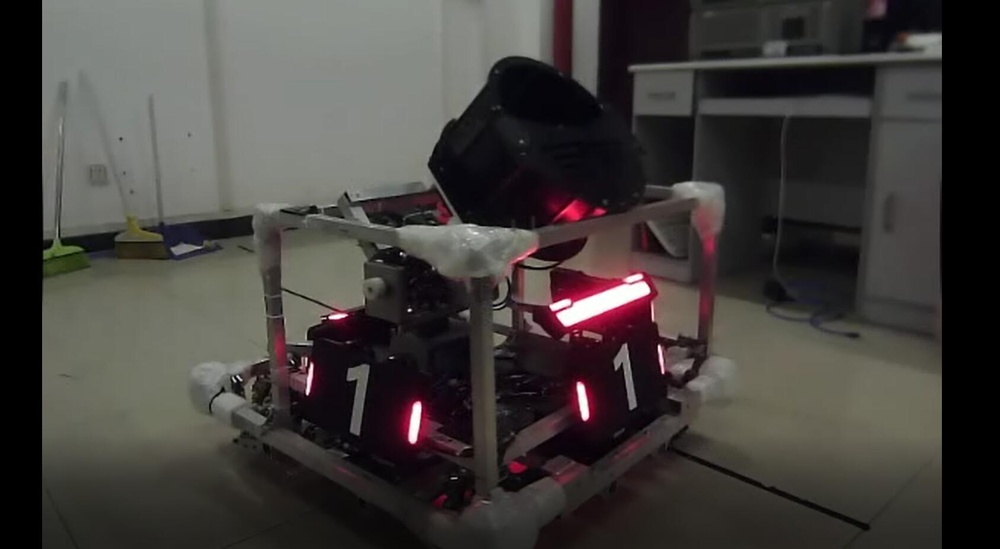
//> input picture Deom_1/1.jpg, 1000 x 549 px, shrunk from 1687 x 927 before the run, given in place of 123.avi, which was not available
$ ./main   (built with g++ and OpenCV 4)
//> lines starting //> are read from the running program, lines starting //| are printed output that depends on the picture; after the words box and inside, x2 and y2 are one past the last pixel; in counts of white or black regions, pixels touching at a corner belong together; pictures that were not available may be replaced by others from this repository, and a replacement may not be noted
#include "opencv2/highgui/highgui.hpp"
#include "opencv2/imgproc/imgproc.hpp"
//#include <math.h>
#include <iostream>


using namespace std;
using namespace cv;


int main()
{

    double heights[16];
    int hi = 0;
    VideoCapture capture("123.avi");
    //VideoCapture capture(1);
    Mat frame, binary;
	//frame=imread("3");
    RotatedRect RA[16], R[16];       //旋转矩形


    for(;;)
    {
        capture>> frame;
//> frame is the input picture: 549 rows x 1000 cols, CV_8UC3; mean B, G, R 59.8, 62.5, 66.3
        frame.copyTo(binary);

        cvtColor(frame,frame,COLOR_BGR2GRAY);
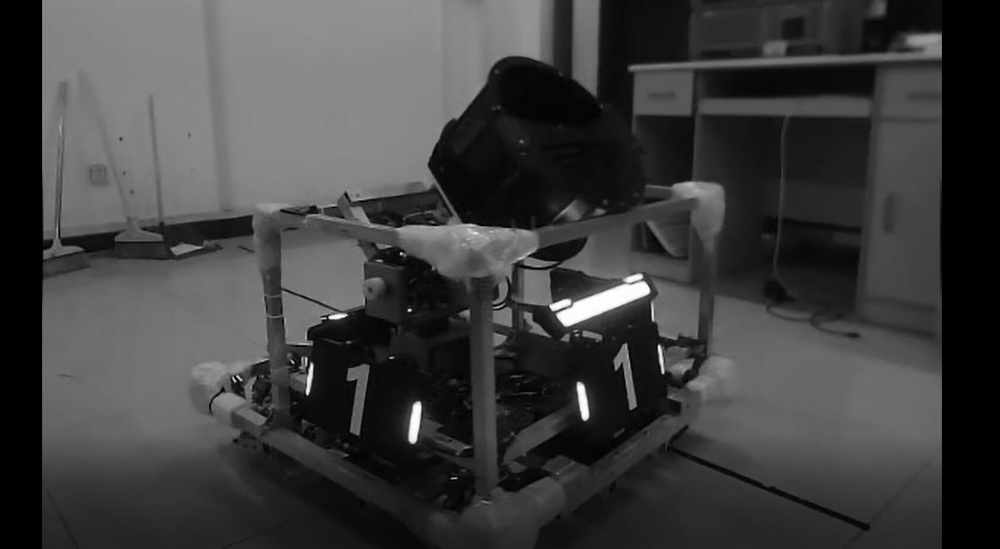
//> frame: 549 rows x 1000 cols, CV_8UC1; min 0, max 255, mean 63.3
		blur(frame, frame, Size(5, 5));
		inRange(frame,Scalar(200,0,0),Scalar(255,255,255),frame);
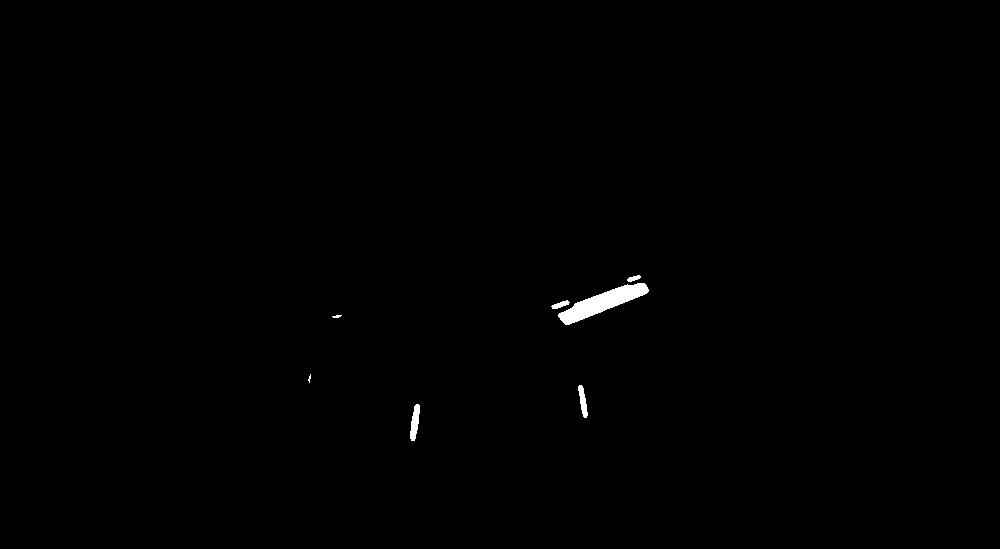
//> frame: 549 rows x 1000 cols, CV_8UC1; 0.37% white; 7 white regions (1 under 20 px), largest, box (x1, y1, x2, y2) and area: (558, 283, 649, 325) 1463, (410, 404, 420, 441) 236, (578, 385, 588, 418) 179, (551, 300, 570, 309) 87, (627, 275, 641, 282) 58, (332, 315, 342, 318) 21
        //threshold(frame, frame, 200, 255,cv::THRESH_BINARY);//调阈值就差不多了
		dilate(frame, frame, Mat(), Point(-1,-1), 3);   //图像膨胀
		erode(frame, frame, Mat(), Point(-1,-1), 1);

		Canny(frame,frame,3,9,3);
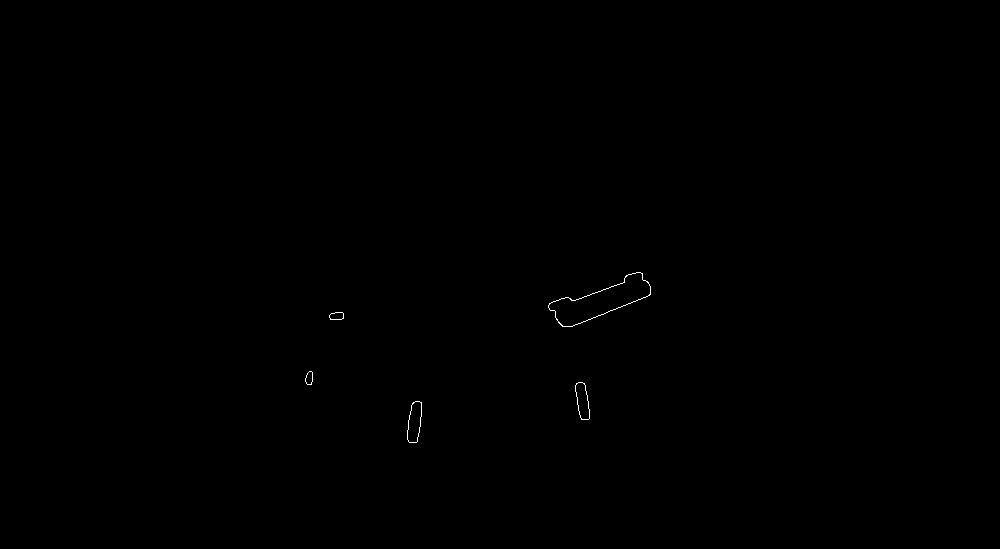
//> frame: 549 rows x 1000 cols, CV_8UC1; 0.09% white in thin lines or dots, all inside (x1, y1, x2, y2) = (305, 272, 651, 443)
        vector<vector<Point>> contours;
        imshow("input",frame);
		// 找到阈值图像中的所有轮廓
        findContours(frame, contours, RETR_LIST, CHAIN_APPROX_NONE);
//> contours = 10 contours; largest, box (x1, y1, x2, y2) and area: (548, 272, 651, 327) 2366, (548, 272, 651, 327) 2352, (407, 401, 422, 443) 436, (407, 401, 422, 443) 434, (575, 382, 590, 420) 364


        for (size_t i = 0; i < contours.size(); i++)
		{

            vector<Point> points_1;
            double area = contourArea(contours[i]);   //获取轮廓的面积
            if (area < 20 || 1e3 < area) continue;    //限定面积范围
            drawContours(frame, contours, static_cast<int>(i), Scalar(0), 4);  //绘制轮廓

            double high_1;
            points_1 = contours[i];

            RotatedRect rrect = fitEllipse(points_1);
            Point2f* vertices = new Point2f[4];                              //得出每个灯条的顶点坐标
            rrect.points(vertices);


               for (int j = 0; j < 4; j++)
                {
                    //line(binary, vertices[j], vertices[(j + 1) % 4], Scalar(0, 255, 0),4);  //圈出所绘制的轮廓

                }


             high_1 = rrect.size.height;         //矩形模板的高度

			// cout<<high<<endl;
             for(int j = 1;j < contours.size();j++)
			 {

                 vector<Point> points_2;
                 double area = contourArea(contours[j]);
                 if (area < 20 || 1e3 < area) continue;


                 double high_2, distance;
                 double slop ;
                 points_2 = contours[j];

                 RotatedRect rrectA = fitEllipse(points_2);

                 slop = abs(rrect.angle - rrectA.angle);     //计算角度差绝对值

                 high_2 = rrectA.size.height;
                 distance  =sqrt((rrect.center.x-rrectA.center.x)*(rrect.center.x-rrectA.center.x)+
                                 (rrect.center.y-rrectA.center.y)*(rrect.center.y-rrectA.center.y));    //质心距离


                 double max_height, min_height;
                 if(rrect.size.height > rrectA.size.height){
                     max_height = rrect.size.height;
                     min_height = rrectA.size.height;
                 }
                 else{
                     max_height = rrectA.size.height;
                     min_height = rrect.size.height;
                 }

                 double line_x = abs(rrect.center.x-rrectA.center.x);                //相邻灯条质心的距离x（绝对值）
                 double difference = max_height - min_height;                        //高的灯条的高度差
                 double aim =   distance/((high_1+high_2)/2);                        //相邻灯条的高度差
                 double difference3 = abs(rrect.size.width -rrectA.size.width);
                 double height = (rrect.size.height+rrectA.size.height)/200;
                 double slop_low = abs(rrect.angle + rrectA.angle)/2;


                 if( aim < 5.0-height && aim > 3.2 - height && slop <= 7 && difference <=15 && difference3 <= 8 &&(slop_low <= 30 || slop_low >=150) && line_x >0.7*distance)

				 {
					 //符合条件则识别为装甲板
                     heights[hi] = (rrect.size.height+rrectA.size.height)/2;
                     R[hi] = rrect;
                     RA[hi] = rrectA;
                     hi++;
					cout<<"rrect="<<rrect.center.x<<endl;
					cout<<"rrectA="<<rrectA.center.x<<endl;

                 }
             }
        }
//> this loop made 10 passes
//> area on passes 9 to 10: 2352.5, 2366
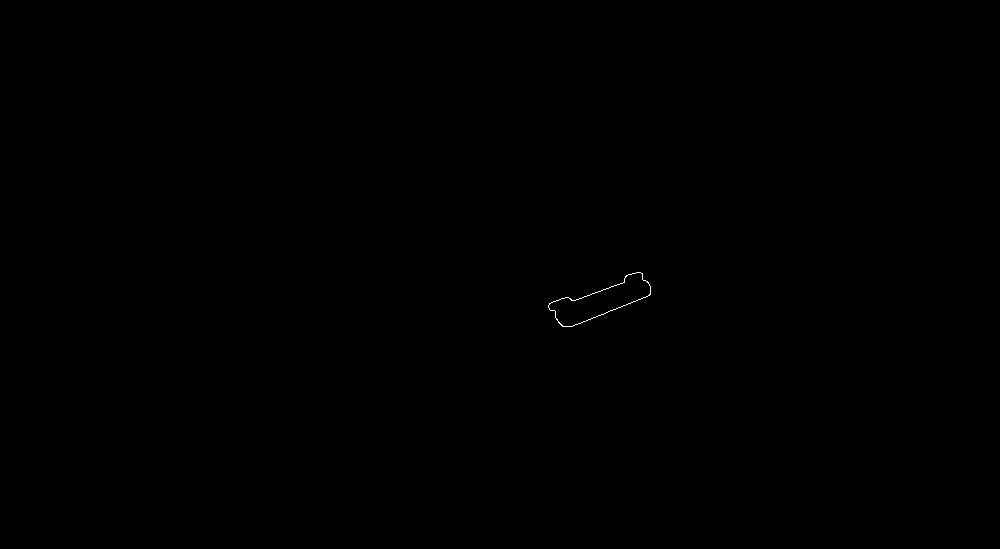
//> frame: 549 rows x 1000 cols, CV_8UC1; 0.04% white in thin lines or dots, all inside (x1, y1, x2, y2) = (548, 272, 651, 327)
//> after the loop, heights = [0, 0, 0, 0, 0, 0, 0, 0, 0, 0, 0, 0, 0, 0, 0, 0]; R = 16 RotatedRects (x, y, width, height, angle), first 8: [0, 0, 0, 0, 0], [0, 0, 0, 0, 0], [0, 0, 0, 0, 0], [0, 0, 0, 0, 0], [0, 0, 0, 0, 0], [0, 0, 0, 0, 0], [0, 0, 0, 0, 0], [0, 0, 0, 0, 0]; RA has the same summary as R; hi = 0


        double max = 0;
        int mark;
        for(int i = 0;i < hi;i++){

                mark = i;
            //rectangle(binary,Point(R[mark].center.x,R[mark].center.y+25),Point(RA[mark].center.x,RA[mark].center.y-25),Scalar(0,255,0),2);//绘制矩形
			circle(binary,Point((R[mark].center.x+RA[mark].center.x)/2,(R[mark].center.y+RA[mark].center.y)/2),2,Scalar(0,0,255),2);		//绘制出中心坐标的点
        }
//> this loop made 0 passes
        if(hi != 0){
            //circle(binary,Point((R[mark].center.x+RA[mark].center.x)/2,(R[mark].center.y+RA[mark].center.y)/2),2,Scalar(0,0,255),2);

			rectangle(binary,Point(R[mark].center.x,R[mark].center.y+25),Point(RA[mark].center.x,RA[mark].center.y-25),Scalar(0,255,0),2);//绘制矩形
		}


        imshow("result",binary);
        waitKey(10);

        hi = 0;

    }
	system("pause");
   return 0;
}

$ run again, on Deom_1/3.png
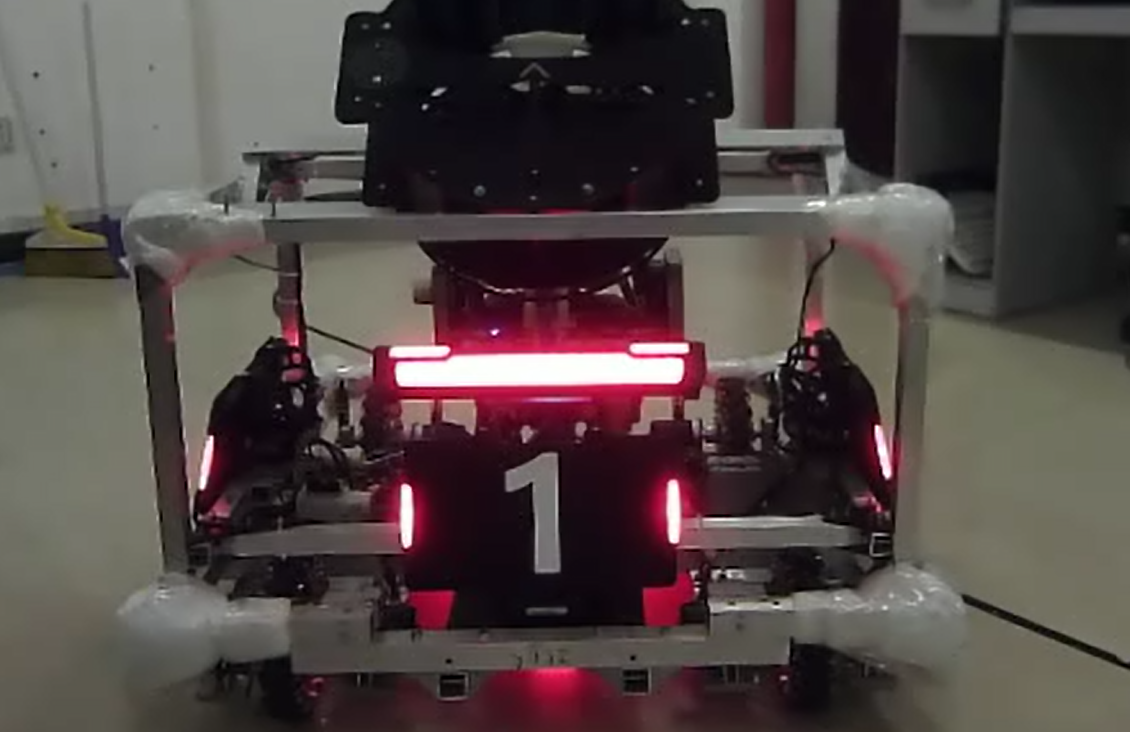
//> input picture Deom_1/3.png, 1130 x 732 px, given in place of 123.avi, which was not available
//> frame is the input picture: 732 rows x 1130 cols, CV_8UC3; mean B, G, R 68.8, 70.4, 81
//> contours = 18 contours; largest, box (x1, y1, x2, y2) and area: (388, 341, 690, 387) 10767, (388, 341, 690, 387) 10755, (665, 479, 682, 544) 888, (665, 479, 682, 544) 885, (398, 483, 414, 548) 836
//> the loop `for (size_t i = 0; i < contours.size(); i++)` made 18 passes
//> after the loop `for (size_t i = 0; i < contours.size(); i++)`:
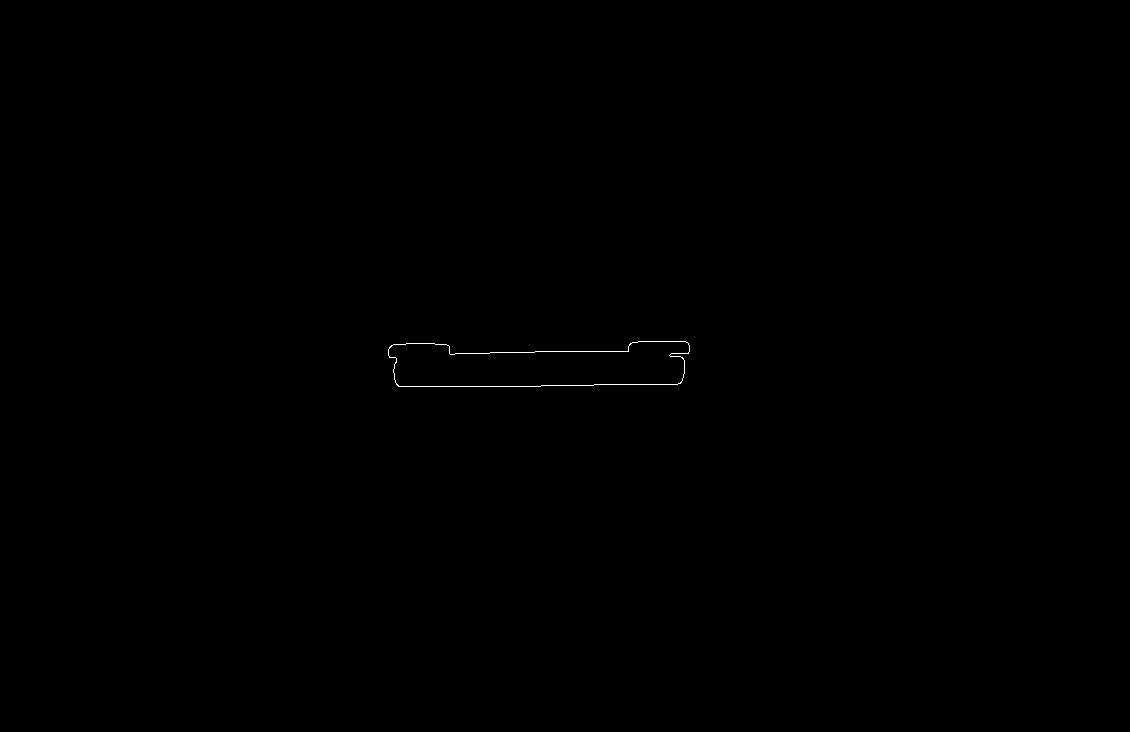
//> frame: 732 rows x 1130 cols, CV_8UC1; 0.09% white in thin lines or dots, all inside (x1, y1, x2, y2) = (388, 341, 690, 387)
//> after the loop `for (size_t i = 0; i < contours.size(); i++)`: heights = [74.23, 74.55, 74.51, 74.83, 74.51, 74.83, 0, 0, 0, 0, 0, 0, 0, 0, 0, 0]; R = 16 RotatedRects (x, y, width, height, angle), first 8: [405.7, 514.8, 15.14, 74.03, 179.6], [405.7, 514.8, 15.14, 74.03, 179.6], [405.7, 514.8, 15.13, 74.6, 179.6], [405.7, 514.8, 15.13, 74.6, 179.6], [672.8, 511.4, 16.03, 74.43, 178.7], [672.8, 511.4, 16.01, 75.07, 178.7], [0, 0, 0, 0, 0], [0, 0, 0, 0, 0]; RA = 16 RotatedRects (x, y, width, height, angle), first 8: [672.8, 511.4, 16.03, 74.43, 178.7], [672.8, 511.4, 16.01, 75.07, 178.7], [672.8, 511.4, 16.03, 74.43, 178.7], [672.8, 511.4, 16.01, 75.07, 178.7], [405.7, 514.8, 15.13, 74.6, 179.6], [405.7, 514.8, 15.13, 74.6, 179.6], [0, 0, 0, 0, 0], [0, 0, 0, 0, 0]; hi = 6
//> the loop `for(int i = 0;i < hi;i++)` made 6 passes
//> `rectangle(binary,Point(R[mark].center.x,R[mark].center.y+25),Point(RA[..`:
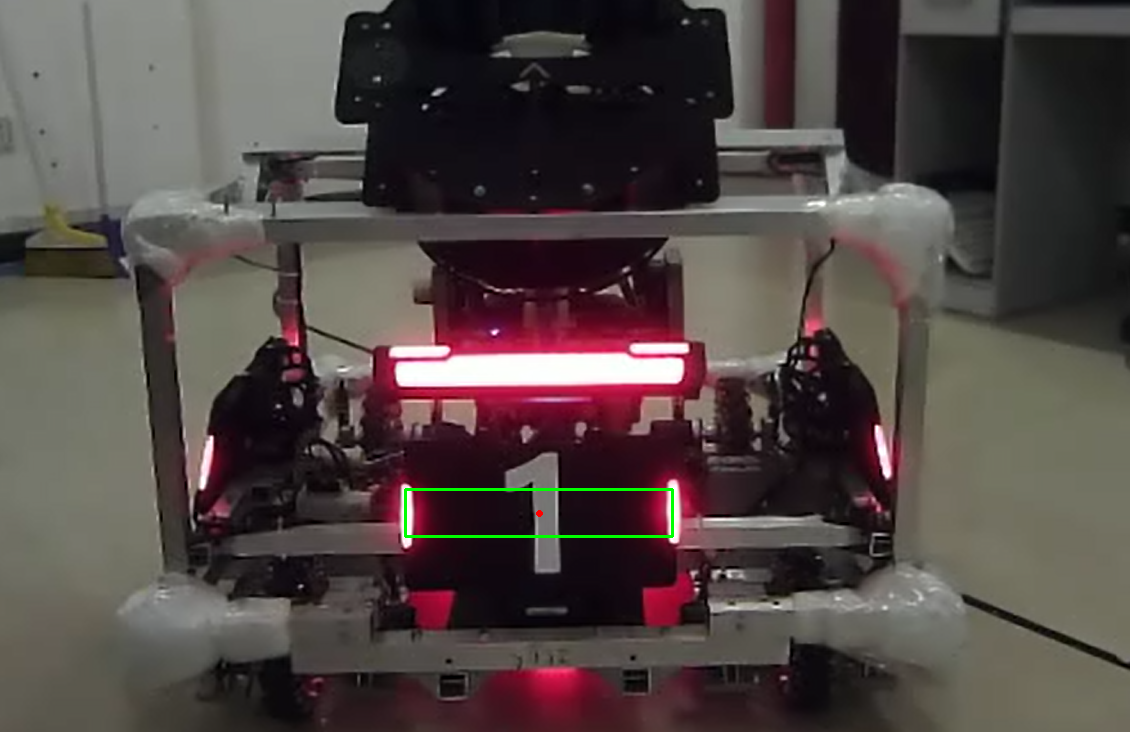
//> binary: 732 rows x 1130 cols, CV_8UC3; mean B, G, R 68.6, 70.8, 80.8
